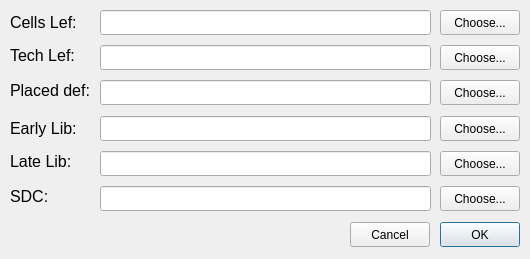
<?xml version="1.0" encoding="UTF-8"?>
<ui version="4.0">
 <class>DialogICCAD2017</class>
 <widget class="QDialog" name="DialogICCAD2017">
  <property name="geometry">
   <rect>
    <x>0</x>
    <y>0</y>
    <width>530</width>
    <height>259</height>
   </rect>
  </property>
  <property name="windowTitle">
   <string>Dialog</string>
  </property>
  <widget class="QPushButton" name="okButton">
   <property name="geometry">
    <rect>
     <x>440</x>
     <y>222</y>
     <width>80</width>
     <height>25</height>
    </rect>
   </property>
   <property name="text">
    <string>OK</string>
   </property>
  </widget>
  <widget class="QPushButton" name="cells_choose">
   <property name="geometry">
    <rect>
     <x>440</x>
     <y>10</y>
     <width>80</width>
     <height>25</height>
    </rect>
   </property>
   <property name="text">
    <string>Choose...</string>
   </property>
  </widget>
  <widget class="QLabel" name="cells_lef">
   <property name="geometry">
    <rect>
     <x>10</x>
     <y>8</y>
     <width>81</width>
     <height>30</height>
    </rect>
   </property>
   <property name="text">
    <string>&lt;html&gt;&lt;head/&gt;&lt;body&gt;&lt;p&gt;&lt;span style=&quot; font-size:12pt;&quot;&gt;Cells Lef:&lt;/span&gt;&lt;/p&gt;&lt;/body&gt;&lt;/html&gt;</string>
   </property>
  </widget>
  <widget class="QPushButton" name="cancelButton">
   <property name="geometry">
    <rect>
     <x>350</x>
     <y>222</y>
     <width>80</width>
     <height>25</height>
    </rect>
   </property>
   <property name="text">
    <string>Cancel</string>
   </property>
  </widget>
  <widget class="QLabel" name="placed_def">
   <property name="geometry">
    <rect>
     <x>10</x>
     <y>80</y>
     <width>91</width>
     <height>21</height>
    </rect>
   </property>
   <property name="text">
    <string>&lt;html&gt;&lt;head/&gt;&lt;body&gt;&lt;p&gt;&lt;span style=&quot; font-size:12pt;&quot;&gt;Placed def:&lt;/span&gt;&lt;/p&gt;&lt;/body&gt;&lt;/html&gt;</string>
   </property>
  </widget>
  <widget class="QLineEdit" name="cells_lef_2">
   <property name="geometry">
    <rect>
     <x>100</x>
     <y>10</y>
     <width>331</width>
     <height>25</height>
    </rect>
   </property>
  </widget>
  <widget class="QLineEdit" name="tech_lef_2">
   <property name="geometry">
    <rect>
     <x>100</x>
     <y>45</y>
     <width>331</width>
     <height>25</height>
    </rect>
   </property>
  </widget>
  <widget class="QPushButton" name="tech_choose">
   <property name="geometry">
    <rect>
     <x>440</x>
     <y>45</y>
     <width>80</width>
     <height>25</height>
    </rect>
   </property>
   <property name="text">
    <string>Choose...</string>
   </property>
  </widget>
  <widget class="QLabel" name="erro">
   <property name="geometry">
    <rect>
     <x>10</x>
     <y>222</y>
     <width>321</width>
     <height>21</height>
    </rect>
   </property>
   <property name="text">
    <string>&lt;html&gt;&lt;head/&gt;&lt;body&gt;&lt;p&gt;&lt;span style=&quot; color:#cc0000;&quot;&gt;&lt;br/&gt;&lt;/span&gt;&lt;/p&gt;&lt;/body&gt;&lt;/html&gt;</string>
   </property>
  </widget>
  <widget class="QLabel" name="tech_lef">
   <property name="geometry">
    <rect>
     <x>10</x>
     <y>45</y>
     <width>91</width>
     <height>21</height>
    </rect>
   </property>
   <property name="text">
    <string>&lt;html&gt;&lt;head/&gt;&lt;body&gt;&lt;p&gt;&lt;span style=&quot; font-size:12pt;&quot;&gt;Tech Lef:&lt;/span&gt;&lt;/p&gt;&lt;/body&gt;&lt;/html&gt;</string>
   </property>
  </widget>
  <widget class="QLineEdit" name="placed_def_2">
   <property name="geometry">
    <rect>
     <x>100</x>
     <y>80</y>
     <width>331</width>
     <height>25</height>
    </rect>
   </property>
  </widget>
  <widget class="QPushButton" name="placed_choose">
   <property name="geometry">
    <rect>
     <x>440</x>
     <y>80</y>
     <width>80</width>
     <height>25</height>
    </rect>
   </property>
   <property name="text">
    <string>Choose...</string>
   </property>
  </widget>
  <widget class="QLineEdit" name="late_lib_line">
   <property name="geometry">
    <rect>
     <x>100</x>
     <y>151</y>
     <width>331</width>
     <height>25</height>
    </rect>
   </property>
  </widget>
  <widget class="QPushButton" name="choose_late">
   <property name="geometry">
    <rect>
     <x>440</x>
     <y>151</y>
     <width>80</width>
     <height>25</height>
    </rect>
   </property>
   <property name="text">
    <string>Choose...</string>
   </property>
  </widget>
  <widget class="QPushButton" name="cells_choose_2">
   <property name="geometry">
    <rect>
     <x>440</x>
     <y>116</y>
     <width>80</width>
     <height>25</height>
    </rect>
   </property>
   <property name="text">
    <string>Choose...</string>
   </property>
  </widget>
  <widget class="QLineEdit" name="early_lib_line">
   <property name="geometry">
    <rect>
     <x>100</x>
     <y>116</y>
     <width>331</width>
     <height>25</height>
    </rect>
   </property>
  </widget>
  <widget class="QLabel" name="early_lib">
   <property name="geometry">
    <rect>
     <x>10</x>
     <y>114</y>
     <width>81</width>
     <height>30</height>
    </rect>
   </property>
   <property name="text">
    <string>&lt;html&gt;&lt;head/&gt;&lt;body&gt;&lt;p&gt;&lt;span style=&quot; font-size:12pt;&quot;&gt;Early Lib:&lt;/span&gt;&lt;/p&gt;&lt;/body&gt;&lt;/html&gt;</string>
   </property>
  </widget>
  <widget class="QLabel" name="sdc">
   <property name="geometry">
    <rect>
     <x>10</x>
     <y>186</y>
     <width>91</width>
     <height>21</height>
    </rect>
   </property>
   <property name="text">
    <string>&lt;html&gt;&lt;head/&gt;&lt;body&gt;&lt;p&gt;&lt;span style=&quot; font-size:12pt;&quot;&gt;SDC:&lt;/span&gt;&lt;/p&gt;&lt;/body&gt;&lt;/html&gt;</string>
   </property>
  </widget>
  <widget class="QPushButton" name="choose_sdc">
   <property name="geometry">
    <rect>
     <x>440</x>
     <y>186</y>
     <width>80</width>
     <height>25</height>
    </rect>
   </property>
   <property name="text">
    <string>Choose...</string>
   </property>
  </widget>
  <widget class="QLabel" name="late_lib">
   <property name="geometry">
    <rect>
     <x>10</x>
     <y>151</y>
     <width>91</width>
     <height>21</height>
    </rect>
   </property>
   <property name="text">
    <string>&lt;html&gt;&lt;head/&gt;&lt;body&gt;&lt;p&gt;&lt;span style=&quot; font-size:12pt;&quot;&gt;Late Lib:&lt;/span&gt;&lt;/p&gt;&lt;/body&gt;&lt;/html&gt;</string>
   </property>
  </widget>
  <widget class="QLineEdit" name="sdc_line">
   <property name="geometry">
    <rect>
     <x>100</x>
     <y>186</y>
     <width>331</width>
     <height>25</height>
    </rect>
   </property>
  </widget>
 </widget>
 <resources/>
 <connections/>
</ui>
